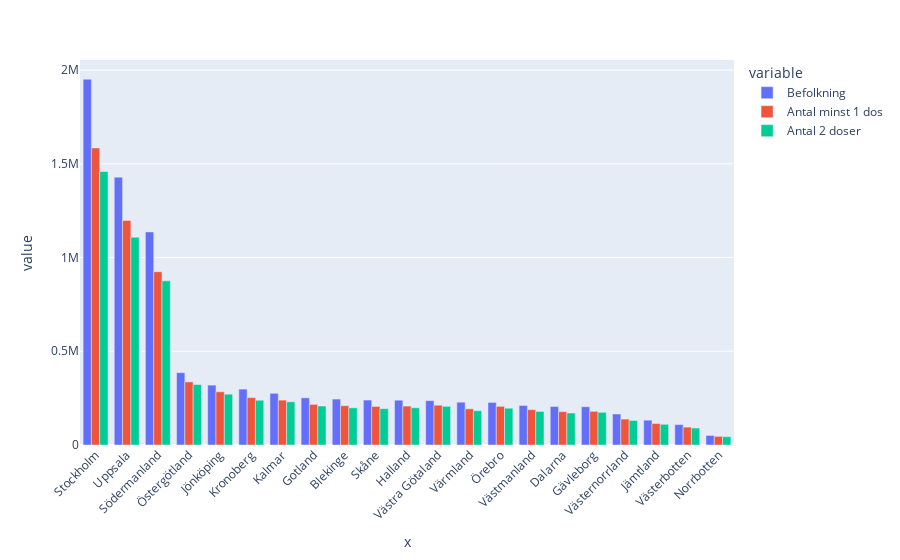

The cell this chart's notebook holds for it:
### Code cell
# With plotly express
# befolkning > 16 år
# antal 1 dost
# antal 2 doser

fig = px.bar(
    vaccine_per_laen.sort_values('Befolkning', ascending=False),
    x=vaccine_per_laen.index, y=plotparams, 
    title="Vaccinationsantal per län i befolkningsordning"
)
fig.update_layout(barmode='group', xaxis_tickangle=-45)
fig.show()

# Save figure as html file
plotly.offline.plot(fig, filename=f"visualiseringar/2f_antalvaccin_plotlyx.html");

### Figure 1 — Plotly figure (JSON) as saved in the notebook; plotly's stock layout.template omitted (floating-point values rounded to 4 significant figures)
{"data": [{"alignmentgroup": "True", "hovertemplate": "variable=Befolkning<br>x=%{x}<br>value=%{y}<extra></extra>", "legendgroup": "Befolkning", "marker": {"color": "#636efa", "pattern": {"shape": ""}}, "name": "Befolkning", "offsetgroup": "Befolkning", "orientation": "v", "showlegend": true, "textposition": "auto", "type": "bar", "x": ["Stockholm", "Uppsala", "Södermanland", "Östergötland", "Jönköping", "Kronoberg", "Kalmar", "Gotland", "Blekinge", "Skåne", "Halland", "Västra Götaland", "Värmland", "Örebro", "Västmanland", "Dalarna", "Gävleborg", "Västernorrland", "Jämtland", "Västerbotten", "Norrbotten"], "xaxis": "x", "y": [1951266, 1428628, 1136603, 385978, 319391, 298157, 275840, 251671, 244962, 239812, 238920, 236675, 228378, 227145, 211129, 205281, 204091, 165291, 132463, 108953, 50863], "yaxis": "y"}, {"alignmentgroup": "True", "hovertemplate": "variable=Antal minst 1 dos<br>x=%{x}<br>value=%{y}<extra></extra>", "legendgroup": "Antal minst 1 dos", "marker": {"color": "#EF553B", "pattern": {"shape": ""}}, "name": "Antal minst 1 dos", "offsetgroup": "Antal minst 1 dos", "orientation": "v", "showlegend": true, "textposition": "auto", "type": "bar", "x": ["Stockholm", "Uppsala", "Södermanland", "Östergötland", "Jönköping", "Kronoberg", "Kalmar", "Gotland", "Blekinge", "Skåne", "Halland", "Västra Götaland", "Värmland", "Örebro", "Västmanland", "Dalarna", "Gävleborg", "Västernorrland", "Jämtland", "Västerbotten", "Norrbotten"], "xaxis": "x", "y": [1584895, 1198310, 924401, 336692, 284138, 252915, 239400, 216725, 209702, 205563, 207596, 212359, 193000, 206223, 188604, 178030, 179601, 138254, 114711, 95357, 46143], "yaxis": "y"}, {"alignmentgroup": "True", "hovertemplate": "variable=Antal 2 doser<br>x=%{x}<br>value=%{y}<extra></extra>", "legendgroup": "Antal 2 doser", "marker": {"color": "#00cc96", "pattern": {"shape": ""}}, "name": "Antal 2 doser", "offsetgroup": "Antal 2 doser", "orientation": "v", "showlegend": true, "textposition": "auto", "type": "bar", "x": ["Stockholm", "Uppsala", "Södermanland", "Östergötland", "Jönköping", "Kronoberg", "Kalmar", "Gotland", "Blekinge", "Skåne", "Halland", "Västra Götaland", "Värmland", "Örebro", "Västmanland", "Dalarna", "Gävleborg", "Västernorrland", "Jämtland", "Västerbotten", "Norrbotten"], "xaxis": "x", "y": [1459095, 1108998, 875634, 322632, 271144, 238710, 230634, 207926, 198260, 193853, 198688, 206427, 182788, 196346, 179118, 170670, 174331, 130930, 110497, 90406, 44359], "yaxis": "y"}], "layout": {"barmode": "group", "legend": {"title": {"text": "variable"}, "tracegroupgap": 0}, "margin": {"t": 60}, "xaxis": {"anchor": "y", "domain": [0, 1], "tickangle": -45, "title": {"text": "x"}}, "yaxis": {"anchor": "x", "domain": [0, 1], "title": {"text": "value"}}}}
